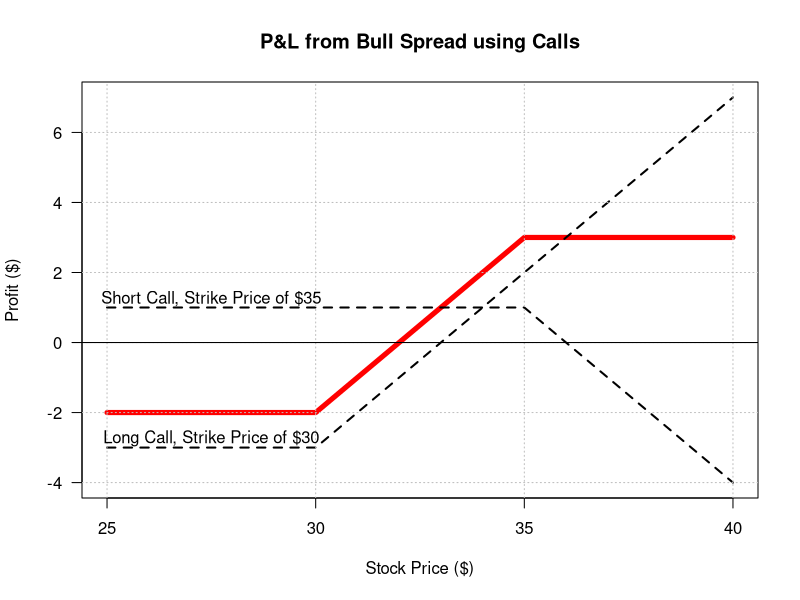

Source code (R):
spread.bull.call <- function(k1, k2, c1, c2){ # Bull Spread using Calls
  
  if (k1 >= k2) return(message("Long Call cannot be higher than Short Call"))
  
  # If Strike Prices are OK, then calculate pay-off for calls
    
  L <- rbind(cbind(seq(k1 - 5, k1, 1), -c2),
             cbind(seq(k2 - 4, k2 + 5, 1), seq(k2-5-k1, k2+4-k1, 1) - 2))
    
  S <- rbind(cbind(seq(k1 - 5, k2, 1), c1),
             cbind(seq(k2+1, k2 + 5, 1), 1 - seq(k2 - 4 - k1, k2 - k1, 1)))
    
  colnames(L) <- c("Stock Price", "Profit from Long Call") # Column names         
  colnames(S) <- c("Stock Price", "Profit from Short Call")       
    
  DF <- merge(L, S, by = "Stock Price") # Merge stock and option data frames
    
  DF$`Total Payoff` <- DF[,2] + DF[,3] # Column of Total Pay-off
    
  plot(x = DF[,1], y = DF[,4], las = 1, ylab = "Profit ($)", type = "l",
       xlab = "Stock Price ($)", ylim = c(min(DF[,2:4]), max(DF[,2:4])),
       main = "P&L from Bull Spread using Calls", lwd = 5, col = "red")
    
  for (n in 2:3){ lines(x = DF[,1], y = DF[,n], lwd = 2, lty = 2) }
    
  grid(nx = NULL, ny = NULL, col = "grey", lty = 3) # grid
    
  abline(h = 0) # Break Even line
    
  text(x = k1-2.5, y=1.25, sprintf("Short Call, Strike Price of $%s", k2))
  text(x = k1-2.5, y=-2.75, sprintf("Long Call, Strike Price of $%s", k1))
    
  DF  # Data Frame
}
spread.bull.call(30, 35, 1, 3) # Test
